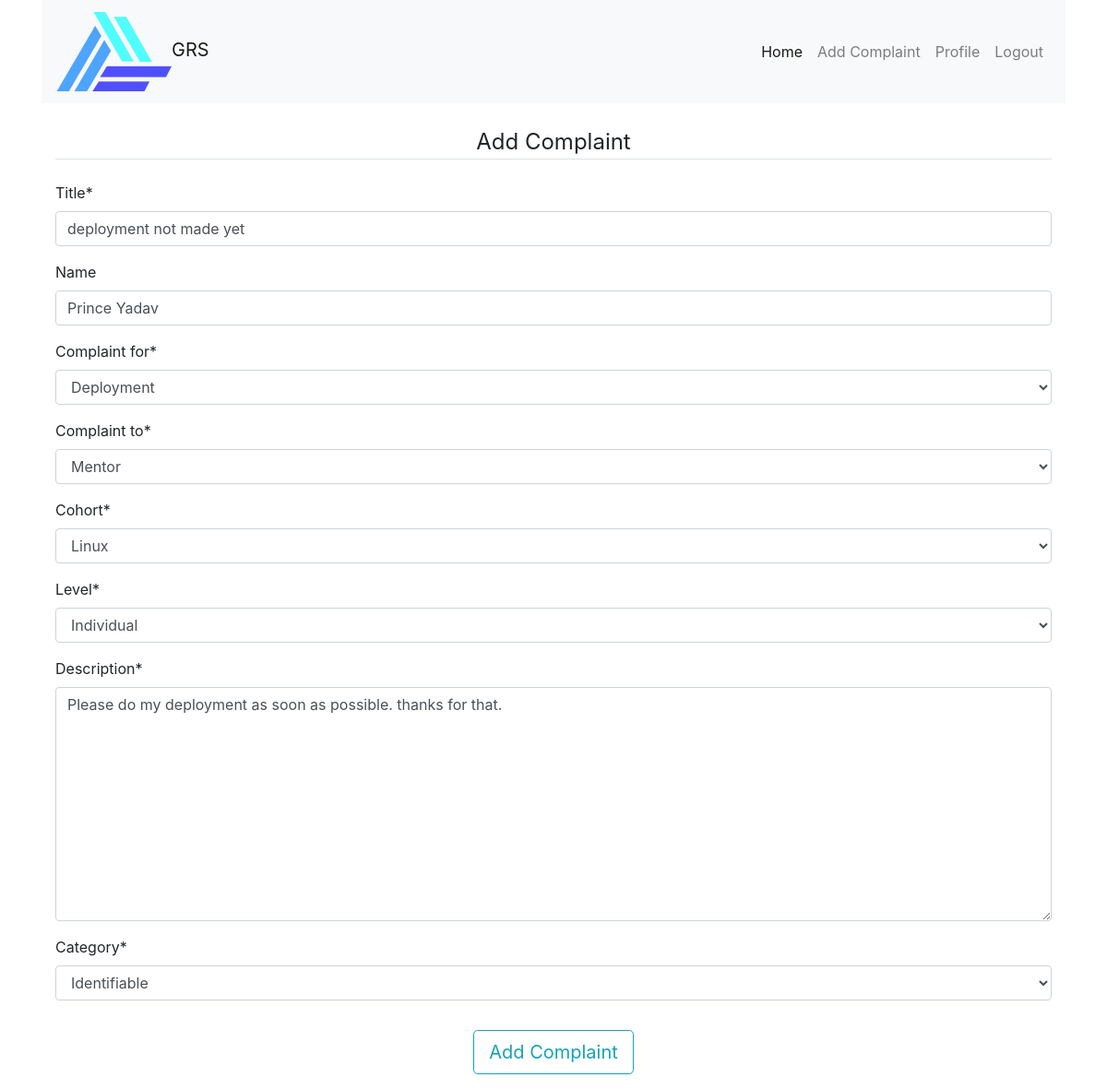
The page /complaints/update_complaint/2 (signed in) on the database its author committed.
### complaints/models.py (models this page shows)
class Complaint(models.Model):
    title = models.CharField(max_length=200)
    name = models.CharField(max_length=255, blank=True)
    user_type = (
        ('M', 'Mentor'),
        ('T', 'Trainee'),
    )
    user_role = models.CharField(
        max_length=1,
        choices=user_type,
        default='T',
    )
    date = models.DateTimeField(auto_now=True)
    complaint_type = (
        ('M', 'Management'),
        ('E', 'Education'),
        ('D', 'Deployment'),
        ('S', 'Salary'),
        ('G', 'General'),
    )
    complaint_for = models.CharField(
        max_length=1,
        choices=complaint_type,
        default='G',
    )
    complaint_type_to = (
        ('A', 'Admin'),
        ('M', 'Mentor'),
    )
    complaint_to = models.CharField(
        max_length=1,
        choices=complaint_type_to,
        default='M',
    )
    cohort_choice = (
        ('P', 'Python'),
        ('J', 'Java'),
        ('R', 'React'),
        ('A', 'Android'),
        ('L', 'Linux'),
        ('C', 'Cybersecurity'),
        ('U', 'Unknown'),
    )
    cohort = models.CharField(
        max_length=1,
        choices=cohort_choice,
        default='U',
    )
    complaint_level = (
        ('I', 'Individual'),
        ('G', 'General'),
    )
    level = models.CharField(
        max_length=1,
        choices=complaint_level,
        default='I',
    )
    description = models.TextField(blank=False, max_length=500)
    complaint_category = (
        ('A', 'Anonymous'),
        ('I', 'Identifiable'),
    )
    category = models.CharField(
        max_length=1,
        choices=complaint_category,
        default='I',
    )
    complaint_status = (
        ('P', 'Pending'),
        ('N', 'Need Clarification'),
        ('R', 'Resolved'),
    )
    status = models.CharField(
        max_length=1,
        choices=complaint_status,
        default='P',
    )
    resoultion = models.TextField(blank=True, max_length=500)
    user = models.ForeignKey(User, on_delete=models.CASCADE)

### complaints/views.py (the view)
# urls.py: path('update_complaint/<int:id>', views.update_complaint, name="update_complaint"),
@login_required(login_url='login')
def update_complaint(request, id):
    complaint = get_object_or_404(Complaint, id=id)
    if request.user == complaint.user:
        if request.method == 'POST':
            form = AddComplaintForm(request.POST, instance=request.user)
            if form.is_valid():
                complaint = Complaint(
                                id = complaint.id,
                                title=request.POST['title'],
                                name=request.POST['name'],
                                complaint_for=request.POST['complaint_for'],
                                complaint_to=request.POST['complaint_to'],
                                cohort=request.POST['cohort'],
                                level=request.POST['level'],
                                description=request.POST['description'],
                                category=request.POST['category'],
                                user=request.user
                            )
                complaint.save()
                messages.success(request, 'Complaint Registered')
        else:
            form = AddComplaintForm(instance = complaint)
        return render(request, 'complaints/add_complaint.html', {'form': form})
    else:
        raise PermissionDenied("You Don't Have Persmission to do that")

### complaints/forms.py
class AddComplaintForm(forms.ModelForm):
    class Meta:
        model = Complaint
        fields = ['title', 'name', 'complaint_for', 'complaint_to', 'cohort', 'level', 'description', 'category']

### complaints/templates/complaints/add_complaint.html (shortened to what this page needs)
{% extends "users/base.html" %}
{% load crispy_forms_tags %}
{% block content %}
<div class="container mt-4">
    <div class="container">
        <div class="content-section">
            <form method="POST">
                <fieldset class="form-group">
                    <legend class="border-bottom mb-4 mt-4 text-center">Add Complaint</legend>
                    {{ form|crispy }}
                </fieldset>
                <div class="form-group text-center">
                    <button class="btn btn-outline-info btn-lg" type="submit">Add Complaint</button>
                </div>
            </form>
        </div>
    </div>
</div>
{% endblock %}

### rows shown on the page
Complaint: title "deployment not made yet", name "Prince Yadav", complaint_for "Deployment", complaint_to "Mentor", cohort "Linux", level "Individual", description "Please do my deployment as soon as possible. thanks for that.", category "Identifiable"
